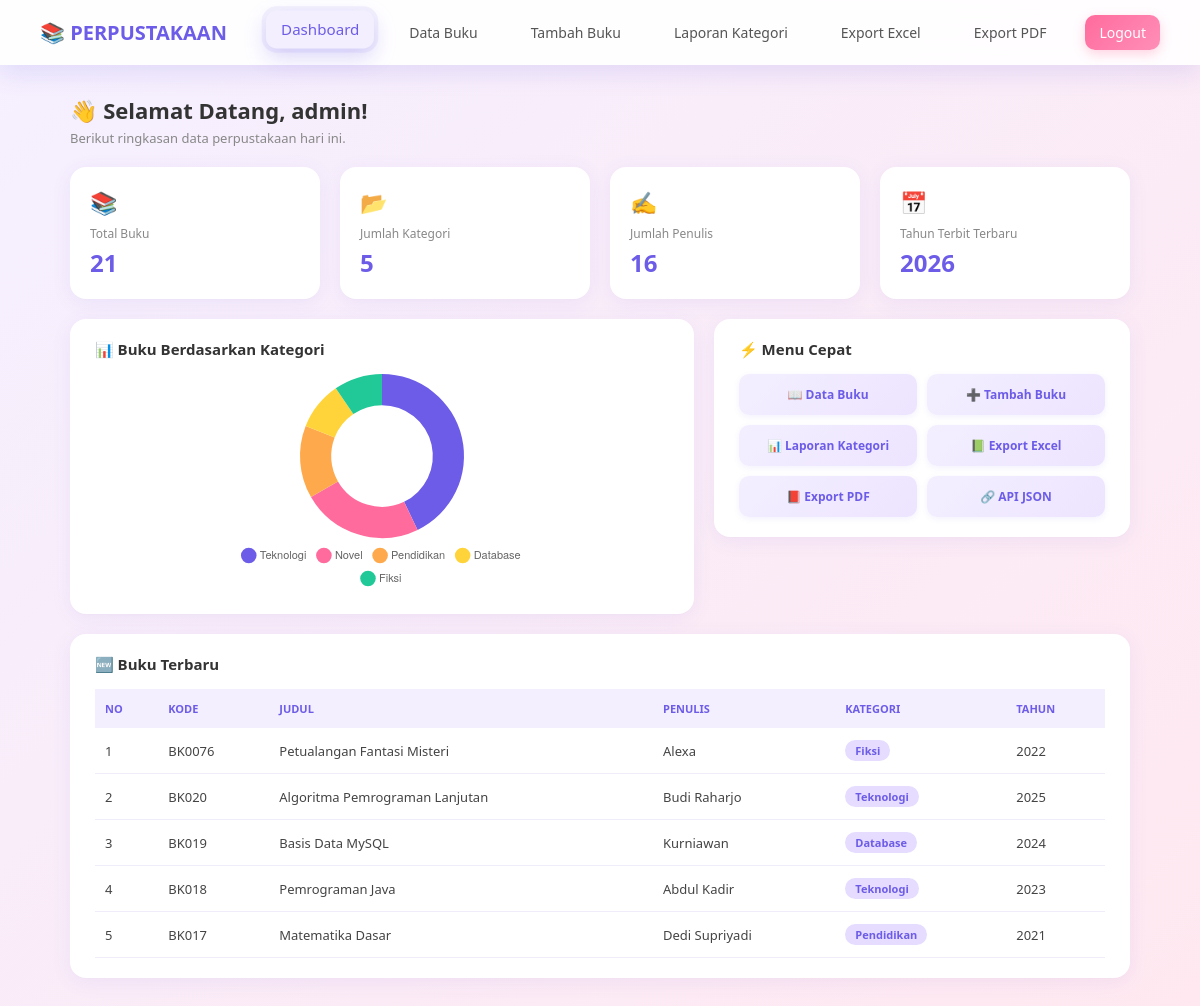
Page /dashboard.php on the committed database.
### tables this page shows
CREATE TABLE `books` (
  `id` int(11) NOT NULL,
  `kode_buku` varchar(20) DEFAULT NULL,
  `judul` varchar(150) DEFAULT NULL,
  `penulis` varchar(100) DEFAULT NULL,
  `kategori` varchar(50) DEFAULT NULL,
  `tahun_terbit` year(4) DEFAULT NULL,
  `penerbit` varchar(100) DEFAULT NULL
);

### dashboard.php (the view, shortened to what this page needs)
<?php
include 'koneksi.php';
$total_buku     = mysqli_fetch_assoc(mysqli_query($koneksi, "SELECT COUNT(*) AS t FROM books"))['t'];
$total_kategori = mysqli_fetch_assoc(mysqli_query($koneksi, "SELECT COUNT(DISTINCT kategori) AS t FROM books"))['t'];
$total_penulis  = mysqli_fetch_assoc(mysqli_query($koneksi, "SELECT COUNT(DISTINCT penulis) AS t FROM books"))['t'];
$tahun_terbaru  = mysqli_fetch_assoc(mysqli_query($koneksi, "SELECT MAX(tahun_terbit) AS t FROM books"))['t'];
$q_kategori = mysqli_query($koneksi, "SELECT kategori, COUNT(*) AS jumlah FROM books GROUP BY kategori ORDER BY jumlah DESC");
$kategori_labels = [];
$kategori_data   = [];
while ($k = mysqli_fetch_assoc($q_kategori)) {
    $kategori_labels[] = $k['kategori'];
    $kategori_data[]   = $k['jumlah'];
}
$buku_terbaru = mysqli_query($koneksi, "SELECT * FROM books ORDER BY id DESC LIMIT 5");
?>
<!DOCTYPE html>
<html lang="id">
<head>
</head>
<body>
<div class="navbar">
    <div class="brand">📚 PERPUSTAKAAN</div>
    <div class="menu">
        <a href="dashboard.php" class="active">Dashboard</a>
        <a href="data_buku.php">Data Buku</a>
        <a href="tambah_buku.php">Tambah Buku</a>
        <a href="laporan_kategori.php">Laporan Kategori</a>
        <a href="export_excel.php">Export Excel</a>
        <a href="export_pdf.php">Export PDF</a>
        <a href="logout.php" class="logout">Logout</a>
    </div>
</div>
<div class="container">
    <div class="welcome">
        <h1>👋 Selamat Datang, admin!</h1>
        <p>Berikut ringkasan data perpustakaan hari ini.</p>
    </div>
    <div class="stats">
        <div class="stat-card">
            <div class="icon">📚</div>
            <div class="label">Total Buku</div>
            <div class="value"><?= $total_buku; ?></div>
        </div>
        <div class="stat-card">
            <div class="icon">📂</div>
            <div class="label">Jumlah Kategori</div>
            <div class="value"><?= $total_kategori; ?></div>
        </div>
        <div class="stat-card">
            <div class="icon">✍️</div>
            <div class="label">Jumlah Penulis</div>
            <div class="value"><?= $total_penulis; ?></div>
        </div>
        <div class="stat-card">
            <div class="icon">📅</div>
            <div class="label">Tahun Terbit Terbaru</div>
            <div class="value"><?= $tahun_terbaru; ?></div>
        </div>
    </div>
    <div class="main-grid">
        <div class="card">
            <h3>📊 Buku Berdasarkan Kategori</h3>
            <div class="chart-wrapper">
                <canvas id="chartKategori"></canvas>
            </div>
        </div>
        <div class="card">
            <h3>⚡ Menu Cepat</h3>
            <div class="menu-cepat">
                <a href="data_buku.php">📖 Data Buku</a>
                <a href="tambah_buku.php">➕ Tambah Buku</a>
                <a href="laporan_kategori.php">📊 Laporan Kategori</a>
                <a href="export_excel.php">📗 Export Excel</a>
                <a href="export_pdf.php">📕 Export PDF</a>
                <a href="api_buku.php">🔗 API JSON</a>
            </div>
        </div>
    </div>
    <div class="card">
        <h3>🆕 Buku Terbaru</h3>
        <table>
            <thead>
                <tr>
                    <th>No</th>
                    <th>Kode</th>
                    <th>Judul</th>
                    <th>Penulis</th>
                    <th>Kategori</th>
                    <th>Tahun</th>
                </tr>
            </thead>
            <tbody>
                <?php $no = 1; while ($b = mysqli_fetch_assoc($buku_terbaru)): ?>
                    <tr>
                        <td><?= $no++; ?></td>
                        <td><?= $b['kode_buku']; ?></td>
                        <td><?= $b['judul']; ?></td>
                        <td><?= $b['penulis']; ?></td>
                        <td><span class="badge"><?= $b['kategori']; ?></span></td>
                        <td><?= $b['tahun_terbit']; ?></td>
                    </tr>
                <?php endwhile; ?>
            </tbody>
        </table>
    </div>
</div>
<script>
    const ctx = document.getElementById('chartKategori').getContext('2d');
    new Chart(ctx, {
        type: 'doughnut',
        data: {
            labels: <?= json_encode($kategori_labels); ?>,
            datasets: [{
                data: <?= json_encode($kategori_data); ?>,
                backgroundColor: ['#6c5ce7', '#ff6b9d', '#ffa94d', '#ffd43b', '#20c997', '#4dabf7'],
                borderWidth: 0,
                hoverOffset: 18,
                hoverBorderColor: '#fff',
                hoverBorderWidth: 4
            }]
        },
        options: {
            responsive: true,
            maintainAspectRatio: false,
            animation: {
                animateScale: true,
                animateRotate: true,
                duration: 1200,
                easing: 'easeOutQuart'
            },
            plugins: {
                legend: {
                    position: 'bottom',
                    labels: {
                        font: { size: 11 },
                        padding: 12,
                        boxWidth: 12,
                        usePointStyle: true,
                        pointStyle: 'circle'
                    }
                },
                tooltip: {
                    backgroundColor: 'rgba(108, 92, 231, 0.95)',
                    titleColor: '#fff',
                    bodyColor: '#fff',
                    padding: 12,
                    cornerRadius: 10,
                    displayColors: false,
                    titleFont: { size: 13, weight: 'bold' },
                    bodyFont: { size: 12 }
                }
            },
            cutout: '62%'
        }
    });
</script>
</body>
</html>

### rows in the picture
books: kode_buku "BK0076", judul "Petualangan Fantasi Misteri", penulis "Alexa", kategori "Fiksi", tahun_terbit "2022"
books: kode_buku "BK020", judul "Algoritma Pemrograman Lanjutan", penulis "Budi Raharjo", kategori "Teknologi", tahun_terbit "2025"
books: kode_buku "BK019", judul "Basis Data MySQL", penulis "Kurniawan", kategori "Database", tahun_terbit "2024"
books: kode_buku "BK018", judul "Pemrograman Java", penulis "Abdul Kadir", kategori "Teknologi", tahun_terbit "2023"
books: kode_buku "BK017", judul "Matematika Dasar", penulis "Dedi Supriyadi", kategori "Pendidikan", tahun_terbit "2021"

### other values in the picture
$total_buku "21"
$total_kategori "5"
$total_penulis "16"
$tahun_terbaru "2026"
chart data {{ json_encode($kategori_labels) }} ["Teknologi","Novel","Pendidikan","Database","Fiksi"]
chart data {{ json_encode($kategori_data) }} ["9","5","3","2","2"]
